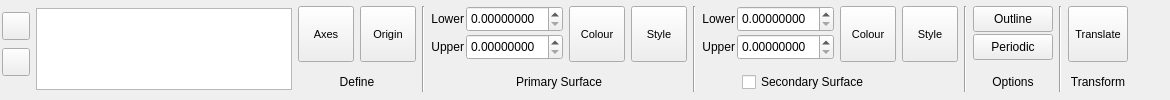
      <widget class="QWidget" name="GridsTab">
       <attribute name="title">
        <string>Grids</string>
       </attribute>
       <layout class="QHBoxLayout" name="horizontalLayout_7">
        <property name="spacing">
         <number>0</number>
        </property>
        <property name="margin">
         <number>2</number>
        </property>
        <item>
         <layout class="QGridLayout" name="GridsGridLayout">
          <property name="spacing">
           <number>6</number>
          </property>
          <item row="0" column="4" rowspan="2">
           <widget class="Line" name="line_11">
            <property name="orientation">
             <enum>Qt::Vertical</enum>
            </property>
           </widget>
          </item>
          <item row="0" column="9">
           <layout class="QGridLayout" name="gridLayout_6">
            <property name="spacing">
             <number>2</number>
            </property>
            <item row="1" column="1">
             <widget class="TExponentialSpin" name="GridsSecondaryUpperCutoffSpin">
              <property name="sizePolicy">
               <sizepolicy hsizetype="Expanding" vsizetype="Fixed">
                <horstretch>0</horstretch>
                <verstretch>0</verstretch>
               </sizepolicy>
              </property>
              <property name="maximumSize">
               <size>
                <width>16777215</width>
                <height>26</height>
               </size>
              </property>
              <property name="toolTip">
               <string>Upper cutoff for secondary surface</string>
              </property>
              <property name="decimals">
               <number>8</number>
              </property>
              <property name="singleStep">
               <double>0.001000000000000</double>
              </property>
             </widget>
            </item>
            <item row="0" column="1">
             <widget class="TExponentialSpin" name="GridsSecondaryLowerCutoffSpin">
              <property name="sizePolicy">
               <sizepolicy hsizetype="Expanding" vsizetype="Fixed">
                <horstretch>0</horstretch>
                <verstretch>0</verstretch>
               </sizepolicy>
              </property>
              <property name="maximumSize">
               <size>
                <width>16777215</width>
                <height>26</height>
               </size>
              </property>
              <property name="toolTip">
               <string>Lower cutoff for secondary surface</string>
              </property>
              <property name="decimals">
               <number>8</number>
              </property>
              <property name="singleStep">
               <double>0.000000000000000</double>
              </property>
             </widget>
            </item>
            <item row="0" column="0">
             <widget class="QLabel" name="label_45">
              <property name="text">
               <string>Lower</string>
              </property>
              <property name="alignment">
               <set>Qt::AlignRight|Qt::AlignTrailing|Qt::AlignVCenter</set>
              </property>
             </widget>
            </item>
            <item row="1" column="0">
             <widget class="QLabel" name="label_46">
              <property name="text">
               <string>Upper</string>
              </property>
              <property name="alignment">
               <set>Qt::AlignRight|Qt::AlignTrailing|Qt::AlignVCenter</set>
              </property>
             </widget>
            </item>
           </layout>
          </item>
          <item row="0" column="1" rowspan="2">
           <widget class="QListWidget" name="GridsList">
            <property name="sizePolicy">
             <sizepolicy hsizetype="Minimum" vsizetype="Fixed">
              <horstretch>0</horstretch>
              <verstretch>0</verstretch>
             </sizepolicy>
            </property>
            <property name="minimumSize">
             <size>
              <width>200</width>
              <height>0</height>
             </size>
            </property>
            <property name="maximumSize">
             <size>
              <width>16777215</width>
              <height>82</height>
             </size>
            </property>
            <property name="contextMenuPolicy">
             <enum>Qt::CustomContextMenu</enum>
            </property>
            <property name="editTriggers">
             <set>QAbstractItemView::NoEditTriggers</set>
            </property>
            <property name="selectionMode">
             <enum>QAbstractItemView::ExtendedSelection</enum>
            </property>
           </widget>
          </item>
          <item row="0" column="8" rowspan="2">
           <widget class="Line" name="line_15">
            <property name="orientation">
             <enum>Qt::Vertical</enum>
            </property>
           </widget>
          </item>
          <item row="0" column="6">
           <widget class="TMenuButton" name="GridsPrimaryColourButton">
            <property name="sizePolicy">
             <sizepolicy hsizetype="Minimum" vsizetype="Fixed">
              <horstretch>0</horstretch>
              <verstretch>0</verstretch>
             </sizepolicy>
            </property>
            <property name="minimumSize">
             <size>
              <width>56</width>
              <height>56</height>
             </size>
            </property>
            <property name="maximumSize">
             <size>
              <width>128</width>
              <height>56</height>
             </size>
            </property>
            <property name="font">
             <font>
              <pointsize>8</pointsize>
             </font>
            </property>
            <property name="toolTip">
             <string>Colour for primary surface</string>
            </property>
            <property name="text">
             <string>Colour</string>
            </property>
            <property name="iconSize">
             <size>
              <width>30</width>
              <height>30</height>
             </size>
            </property>
            <property name="checkable">
             <bool>false</bool>
            </property>
            <property name="checked">
             <bool>false</bool>
            </property>
            <property name="autoExclusive">
             <bool>false</bool>
            </property>
            <property name="toolButtonStyle">
             <enum>Qt::ToolButtonTextUnderIcon</enum>
            </property>
            <property name="autoRaise">
             <bool>false</bool>
            </property>
           </widget>
          </item>
          <item row="1" column="2" colspan="2">
           <widget class="QLabel" name="label_16">
            <property name="text">
             <string>Define</string>
            </property>
            <property name="alignment">
             <set>Qt::AlignCenter</set>
            </property>
           </widget>
          </item>
          <item row="0" column="2">
           <widget class="TMenuButton" name="GridsDefineAxesButton">
            <property name="sizePolicy">
             <sizepolicy hsizetype="Minimum" vsizetype="Fixed">
              <horstretch>0</horstretch>
              <verstretch>0</verstretch>
             </sizepolicy>
            </property>
            <property name="minimumSize">
             <size>
              <width>56</width>
              <height>56</height>
             </size>
            </property>
            <property name="maximumSize">
             <size>
              <width>128</width>
              <height>56</height>
             </size>
            </property>
            <property name="font">
             <font>
              <pointsize>8</pointsize>
             </font>
            </property>
            <property name="toolTip">
             <string>Edit voxel axes for grid</string>
            </property>
            <property name="text">
             <string>Axes</string>
            </property>
            <property name="icon">
             <iconset resource="icons.qrc">
              <normaloff>:/stackicons/icons/stack_celldefine.svg</normaloff>:/stackicons/icons/stack_celldefine.svg</iconset>
            </property>
            <property name="iconSize">
             <size>
              <width>30</width>
              <height>30</height>
             </size>
            </property>
            <property name="checkable">
             <bool>true</bool>
            </property>
            <property name="checked">
             <bool>false</bool>
            </property>
            <property name="autoExclusive">
             <bool>false</bool>
            </property>
            <property name="toolButtonStyle">
             <enum>Qt::ToolButtonTextUnderIcon</enum>
            </property>
            <property name="autoRaise">
             <bool>false</bool>
            </property>
           </widget>
          </item>
          <item row="0" column="10">
           <widget class="TMenuButton" name="GridsSecondaryColourButton">
            <property name="sizePolicy">
             <sizepolicy hsizetype="Minimum" vsizetype="Fixed">
              <horstretch>0</horstretch>
              <verstretch>0</verstretch>
             </sizepolicy>
            </property>
            <property name="minimumSize">
             <size>
              <width>56</width>
              <height>56</height>
             </size>
            </property>
            <property name="maximumSize">
             <size>
              <width>128</width>
              <height>56</height>
             </size>
            </property>
            <property name="font">
             <font>
              <pointsize>8</pointsize>
             </font>
            </property>
            <property name="toolTip">
             <string>Colour for secondary surface</string>
            </property>
            <property name="text">
             <string>Colour</string>
            </property>
            <property name="iconSize">
             <size>
              <width>30</width>
              <height>30</height>
             </size>
            </property>
            <property name="checkable">
             <bool>false</bool>
            </property>
            <property name="checked">
             <bool>false</bool>
            </property>
            <property name="autoExclusive">
             <bool>false</bool>
            </property>
            <property name="toolButtonStyle">
             <enum>Qt::ToolButtonTextUnderIcon</enum>
            </property>
            <property name="autoRaise">
             <bool>false</bool>
            </property>
           </widget>
          </item>
          <item row="0" column="5">
           <layout class="QGridLayout" name="gridLayout_4">
            <property name="spacing">
             <number>2</number>
            </property>
            <item row="1" column="1">
             <widget class="TExponentialSpin" name="GridsPrimaryUpperCutoffSpin">
              <property name="sizePolicy">
               <sizepolicy hsizetype="Expanding" vsizetype="Fixed">
                <horstretch>0</horstretch>
                <verstretch>0</verstretch>
               </sizepolicy>
              </property>
              <property name="maximumSize">
               <size>
                <width>16777215</width>
                <height>26</height>
               </size>
              </property>
              <property name="toolTip">
               <string>Upper cutoff for primary surface</string>
              </property>
              <property name="decimals">
               <number>8</number>
              </property>
              <property name="singleStep">
               <double>0.001000000000000</double>
              </property>
             </widget>
            </item>
            <item row="0" column="1">
             <widget class="TExponentialSpin" name="GridsPrimaryLowerCutoffSpin">
              <property name="sizePolicy">
               <sizepolicy hsizetype="Expanding" vsizetype="Fixed">
                <horstretch>0</horstretch>
                <verstretch>0</verstretch>
               </sizepolicy>
              </property>
              <property name="maximumSize">
               <size>
                <width>16777215</width>
                <height>26</height>
               </size>
              </property>
              <property name="toolTip">
               <string>Lower cutoff for primary surface</string>
              </property>
              <property name="decimals">
               <number>8</number>
              </property>
              <property name="singleStep">
               <double>0.000000000000000</double>
              </property>
             </widget>
            </item>
            <item row="0" column="0">
             <widget class="QLabel" name="label_37">
              <property name="text">
               <string>Lower</string>
              </property>
              <property name="alignment">
               <set>Qt::AlignRight|Qt::AlignTrailing|Qt::AlignVCenter</set>
              </property>
             </widget>
            </item>
            <item row="1" column="0">
             <widget class="QLabel" name="label_42">
              <property name="text">
               <string>Upper</string>
              </property>
              <property name="alignment">
               <set>Qt::AlignRight|Qt::AlignTrailing|Qt::AlignVCenter</set>
              </property>
             </widget>
            </item>
           </layout>
          </item>
          <item row="0" column="3">
           <widget class="TMenuButton" name="GridsDefineOriginButton">
            <property name="sizePolicy">
             <sizepolicy hsizetype="Minimum" vsizetype="Fixed">
              <horstretch>0</horstretch>
              <verstretch>0</verstretch>
             </sizepolicy>
            </property>
            <property name="minimumSize">
             <size>
              <width>56</width>
              <height>56</height>
             </size>
            </property>
            <property name="maximumSize">
             <size>
              <width>128</width>
              <height>56</height>
             </size>
            </property>
            <property name="font">
             <font>
              <pointsize>8</pointsize>
             </font>
            </property>
            <property name="toolTip">
             <string>Edit origin for grid</string>
            </property>
            <property name="text">
             <string>Origin</string>
            </property>
            <property name="icon">
             <iconset resource="icons.qrc">
              <normaloff>:/stackicons/icons/stack_celldefine.svg</normaloff>:/stackicons/icons/stack_celldefine.svg</iconset>
            </property>
            <property name="iconSize">
             <size>
              <width>30</width>
              <height>30</height>
             </size>
            </property>
            <property name="checkable">
             <bool>false</bool>
            </property>
            <property name="checked">
             <bool>false</bool>
            </property>
            <property name="autoExclusive">
             <bool>false</bool>
            </property>
            <property name="toolButtonStyle">
             <enum>Qt::ToolButtonTextUnderIcon</enum>
            </property>
            <property name="autoRaise">
             <bool>false</bool>
            </property>
           </widget>
          </item>
          <item row="0" column="12" rowspan="2">
           <widget class="Line" name="line_16">
            <property name="orientation">
             <enum>Qt::Vertical</enum>
            </property>
           </widget>
          </item>
          <item row="1" column="5" colspan="3">
           <widget class="QLabel" name="label_20">
            <property name="text">
             <string>Primary Surface</string>
            </property>
            <property name="alignment">
             <set>Qt::AlignCenter</set>
            </property>
           </widget>
          </item>
          <item row="0" column="7">
           <widget class="TMenuButton" name="GridsPrimaryStyleButton">
            <property name="sizePolicy">
             <sizepolicy hsizetype="Minimum" vsizetype="Fixed">
              <horstretch>0</horstretch>
              <verstretch>0</verstretch>
             </sizepolicy>
            </property>
            <property name="minimumSize">
             <size>
              <width>56</width>
              <height>56</height>
             </size>
            </property>
            <property name="maximumSize">
             <size>
              <width>128</width>
              <height>56</height>
             </size>
            </property>
            <property name="font">
             <font>
              <pointsize>8</pointsize>
             </font>
            </property>
            <property name="toolTip">
             <string>Style of primary surface</string>
            </property>
            <property name="text">
             <string>Style</string>
            </property>
            <property name="iconSize">
             <size>
              <width>30</width>
              <height>30</height>
             </size>
            </property>
            <property name="checkable">
             <bool>false</bool>
            </property>
            <property name="checked">
             <bool>false</bool>
            </property>
            <property name="autoExclusive">
             <bool>false</bool>
            </property>
            <property name="toolButtonStyle">
             <enum>Qt::ToolButtonTextUnderIcon</enum>
            </property>
            <property name="autoRaise">
             <bool>false</bool>
            </property>
           </widget>
          </item>
          <item row="0" column="11">
           <widget class="TMenuButton" name="GridsSecondaryStyleButton">
            <property name="sizePolicy">
             <sizepolicy hsizetype="Minimum" vsizetype="Fixed">
              <horstretch>0</horstretch>
              <verstretch>0</verstretch>
             </sizepolicy>
            </property>
            <property name="minimumSize">
             <size>
              <width>56</width>
              <height>56</height>
             </size>
            </property>
            <property name="maximumSize">
             <size>
              <width>128</width>
              <height>56</height>
             </size>
            </property>
            <property name="font">
             <font>
              <pointsize>8</pointsize>
             </font>
            </property>
            <property name="toolTip">
             <string>Style of secondary surface</string>
            </property>
            <property name="text">
             <string>Style</string>
            </property>
            <property name="iconSize">
             <size>
              <width>30</width>
              <height>30</height>
             </size>
            </property>
            <property name="checkable">
             <bool>false</bool>
            </property>
            <property name="checked">
             <bool>false</bool>
            </property>
            <property name="autoExclusive">
             <bool>false</bool>
            </property>
            <property name="toolButtonStyle">
             <enum>Qt::ToolButtonTextUnderIcon</enum>
            </property>
            <property name="autoRaise">
             <bool>false</bool>
            </property>
           </widget>
          </item>
          <item row="0" column="0" rowspan="2">
           <layout class="QVBoxLayout" name="verticalLayout_4">
            <property name="spacing">
             <number>2</number>
            </property>
            <item>
             <widget class="QPushButton" name="GridsLoadButton">
              <property name="sizePolicy">
               <sizepolicy hsizetype="Fixed" vsizetype="Fixed">
                <horstretch>0</horstretch>
                <verstretch>0</verstretch>
               </sizepolicy>
              </property>
              <property name="maximumSize">
               <size>
                <width>28</width>
                <height>28</height>
               </size>
              </property>
              <property name="text">
               <string/>
              </property>
              <property name="icon">
               <iconset resource="icons.qrc">
                <normaloff>:/file/icons/file_open.svg</normaloff>:/file/icons/file_open.svg</iconset>
              </property>
              <property name="iconSize">
               <size>
                <width>20</width>
                <height>20</height>
               </size>
              </property>
             </widget>
            </item>
            <item>
             <widget class="QPushButton" name="GridsRemoveButton">
              <property name="sizePolicy">
               <sizepolicy hsizetype="Fixed" vsizetype="Fixed">
                <horstretch>0</horstretch>
                <verstretch>0</verstretch>
               </sizepolicy>
              </property>
              <property name="maximumSize">
               <size>
                <width>28</width>
                <height>28</height>
               </size>
              </property>
              <property name="text">
               <string/>
              </property>
              <property name="icon">
               <iconset resource="icons.qrc">
                <normaloff>:/basic/icons/basic_cross.svg</normaloff>:/basic/icons/basic_cross.svg</iconset>
              </property>
              <property name="iconSize">
               <size>
                <width>20</width>
                <height>20</height>
               </size>
              </property>
             </widget>
            </item>
            <item>
             <spacer name="verticalSpacer">
              <property name="orientation">
               <enum>Qt::Vertical</enum>
              </property>
              <property name="sizeType">
               <enum>QSizePolicy::Minimum</enum>
              </property>
              <property name="sizeHint" stdset="0">
               <size>
                <width>20</width>
                <height>10</height>
               </size>
              </property>
             </spacer>
            </item>
           </layout>
          </item>
          <item row="1" column="15">
           <widget class="QLabel" name="label_21">
            <property name="text">
             <string>Transform</string>
            </property>
            <property name="alignment">
             <set>Qt::AlignCenter</set>
            </property>
           </widget>
          </item>
          <item row="1" column="13">
           <widget class="QLabel" name="label_22">
            <property name="text">
             <string>Options</string>
            </property>
            <property name="alignment">
             <set>Qt::AlignCenter</set>
            </property>
           </widget>
          </item>
          <item row="0" column="14" rowspan="2">
           <widget class="Line" name="line_17">
            <property name="orientation">
             <enum>Qt::Vertical</enum>
            </property>
           </widget>
          </item>
          <item row="0" column="13">
           <layout class="QVBoxLayout" name="verticalLayout_11">
            <property name="spacing">
             <number>2</number>
            </property>
            <item>
             <widget class="QPushButton" name="GridsOptionsOutlineButton">
              <property name="maximumSize">
               <size>
                <width>16777215</width>
                <height>26</height>
               </size>
              </property>
              <property name="toolTip">
               <string>Toggle drawing of total grid volume box</string>
              </property>
              <property name="text">
               <string>Outline</string>
              </property>
              <property name="icon">
               <iconset resource="icons.qrc">
                <normaloff>:/select/icons/select_expand.svg</normaloff>:/select/icons/select_expand.svg</iconset>
              </property>
              <property name="iconSize">
               <size>
                <width>20</width>
                <height>20</height>
               </size>
              </property>
              <property name="checkable">
               <bool>true</bool>
              </property>
             </widget>
            </item>
            <item>
             <widget class="QPushButton" name="GridsOptionsPeriodicButton">
              <property name="maximumSize">
               <size>
                <width>16777215</width>
                <height>26</height>
               </size>
              </property>
              <property name="toolTip">
               <string>Toggle whether the current grid is periodic</string>
              </property>
              <property name="text">
               <string>Periodic</string>
              </property>
              <property name="icon">
               <iconset resource="icons.qrc">
                <normaloff>:/select/icons/select_invert.svg</normaloff>:/select/icons/select_invert.svg</iconset>
              </property>
              <property name="iconSize">
               <size>
                <width>20</width>
                <height>20</height>
               </size>
              </property>
              <property name="checkable">
               <bool>true</bool>
              </property>
             </widget>
            </item>
           </layout>
          </item>
          <item row="0" column="15">
           <widget class="TMenuButton" name="GridsTransformTranslateButton">
            <property name="sizePolicy">
             <sizepolicy hsizetype="Minimum" vsizetype="Fixed">
              <horstretch>0</horstretch>
              <verstretch>0</verstretch>
             </sizepolicy>
            </property>
            <property name="minimumSize">
             <size>
              <width>56</width>
              <height>56</height>
             </size>
            </property>
            <property name="maximumSize">
             <size>
              <width>128</width>
              <height>56</height>
             </size>
            </property>
            <property name="font">
             <font>
              <pointsize>8</pointsize>
             </font>
            </property>
            <property name="toolTip">
             <string>Style of secondary surface</string>
            </property>
            <property name="text">
             <string>Translate</string>
            </property>
            <property name="iconSize">
             <size>
              <width>30</width>
              <height>30</height>
             </size>
            </property>
            <property name="checkable">
             <bool>false</bool>
            </property>
            <property name="checked">
             <bool>false</bool>
            </property>
            <property name="autoExclusive">
             <bool>false</bool>
            </property>
            <property name="toolButtonStyle">
             <enum>Qt::ToolButtonTextUnderIcon</enum>
            </property>
            <property name="autoRaise">
             <bool>false</bool>
            </property>
           </widget>
          </item>
          <item row="1" column="9" colspan="3">
           <layout class="QHBoxLayout" name="horizontalLayout_8">
            <property name="spacing">
             <number>0</number>
            </property>
            <item>
             <spacer name="horizontalSpacer_7">
              <property name="orientation">
               <enum>Qt::Horizontal</enum>
              </property>
              <property name="sizeType">
               <enum>QSizePolicy::Minimum</enum>
              </property>
              <property name="sizeHint" stdset="0">
               <size>
                <width>40</width>
                <height>16</height>
               </size>
              </property>
             </spacer>
            </item>
            <item>
             <widget class="QCheckBox" name="GridsSecondarySurfaceCheck">
              <property name="maximumSize">
               <size>
                <width>16777215</width>
                <height>18</height>
               </size>
              </property>
              <property name="text">
               <string>Secondary Surface</string>
              </property>
             </widget>
            </item>
            <item>
             <spacer name="horizontalSpacer_8">
              <property name="orientation">
               <enum>Qt::Horizontal</enum>
              </property>
              <property name="sizeType">
               <enum>QSizePolicy::Minimum</enum>
              </property>
              <property name="sizeHint" stdset="0">
               <size>
                <width>40</width>
                <height>16</height>
               </size>
              </property>
             </spacer>
            </item>
           </layout>
          </item>
         </layout>
        </item>
        <item>
         <spacer name="horizontalSpacer_6">
          <property name="orientation">
           <enum>Qt::Horizontal</enum>
          </property>
          <property name="sizeHint" stdset="0">
           <size>
            <width>40</width>
            <height>20</height>
           </size>
          </property>
         </spacer>
        </item>
       </layout>
      </widget>
